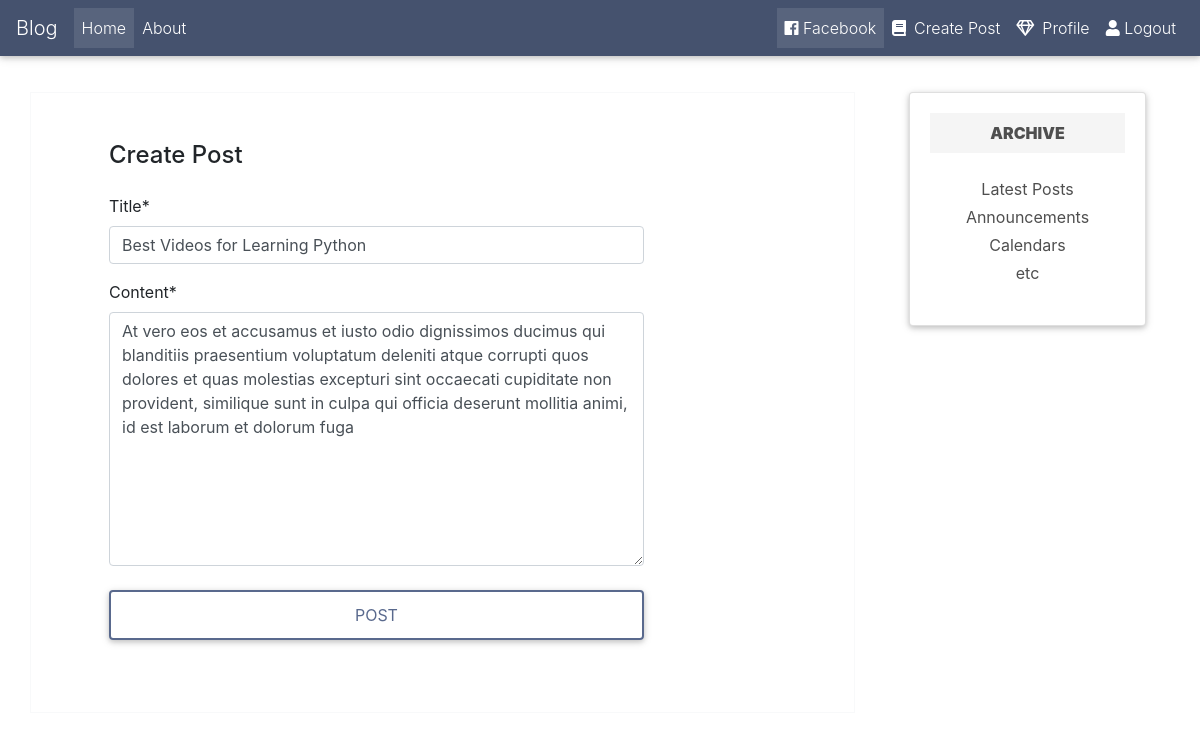
/post/10/update (signed in), run on the app's committed database.
### blog/models.py (models this page shows, shortened)
class Post(models.Model):
    title = models.CharField(max_length=100)
    content = models.TextField()
    date = models.DateTimeField(default=timezone.now)
    author = models.ForeignKey(User, on_delete=models.CASCADE)

### blog/views.py (the view, shortened to what this page needs)
# urls.py: path('post/<int:pk>/update', PostUpdateView.as_view(), name='blog-update'),
class PostUpdateView(LoginRequiredMixin,UserPassesTestMixin, UpdateView):
    model = Post
    fields = ['title', 'content']
    success_url = "/"
    def test_func(self):
        post = self.get_object()
        if self.request.user == post.author:
            return True
        return False

### blog/templates/blog/post_form.html (shortened to what this page needs)
{% extends 'blog/base.html' %}
{% load crispy_forms_tags %}
{% block content %}
<div class="row border border-light container-fluid">
    <div class="col col-md-10">
        <form class="p-5" method="post">
            <p class="h4 mb-4">Create Post </p>
                {{ form|crispy }}
            <button class="btn btn-outline-mdb-color btn-rounded btn-block z-depth-0 my-4 waves-effect" type="submit">Post</button>
        </form>
    </div>
</div>
{% endblock content %}

### data on the page
Post: title "Best Videos for Learning Python", content "At vero eos et accusamus et iusto odio dignissimos ducimus qui blanditiis praesentium voluptatum deleniti atque corrupti quos dolores et quas molestias excepturi sint occaecati cupiditate non provident, similique sunt in culpa qui officia deserunt mollitia animi, id est laborum et dolorum fuga"
